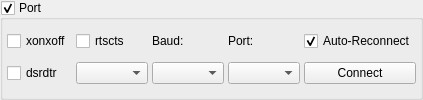
     <widget class="CollapsingGroupBox" name="groupBox_2">
      <property name="title">
       <string>Port</string>
      </property>
      <property name="checkable">
       <bool>true</bool>
      </property>
      <layout class="QGridLayout" name="gridLayout_3">
       <property name="leftMargin">
        <number>4</number>
       </property>
       <property name="topMargin">
        <number>4</number>
       </property>
       <property name="rightMargin">
        <number>4</number>
       </property>
       <property name="bottomMargin">
        <number>4</number>
       </property>
       <property name="spacing">
        <number>4</number>
       </property>
       <item row="0" column="4">
        <widget class="QCheckBox" name="checkBox_auto_reconnect">
         <property name="text">
          <string>Auto-Reconnect</string>
         </property>
         <property name="checked">
          <bool>true</bool>
         </property>
        </widget>
       </item>
       <item row="0" column="1">
        <widget class="QCheckBox" name="checkBox_rtscts">
         <property name="text">
          <string>rtscts</string>
         </property>
        </widget>
       </item>
       <item row="1" column="4">
        <widget class="QPushButton" name="pushButton_connect">
         <property name="text">
          <string>Connect</string>
         </property>
        </widget>
       </item>
       <item row="1" column="1">
        <widget class="QComboBox" name="comboBox_parity">
         <property name="toolTip">
          <string>Select Parity </string>
         </property>
        </widget>
       </item>
       <item row="0" column="0">
        <widget class="QCheckBox" name="checkBox_xonxoff">
         <property name="text">
          <string>xonxoff</string>
         </property>
        </widget>
       </item>
       <item row="0" column="2">
        <widget class="QLabel" name="label_2">
         <property name="text">
          <string>Baud:</string>
         </property>
        </widget>
       </item>
       <item row="1" column="0">
        <widget class="QCheckBox" name="checkBox_dsrdtr">
         <property name="text">
          <string>dsrdtr</string>
         </property>
        </widget>
       </item>
       <item row="1" column="3">
        <widget class="QComboBox" name="comboBox_port">
         <property name="sizePolicy">
          <sizepolicy hsizetype="MinimumExpanding" vsizetype="Fixed">
           <horstretch>0</horstretch>
           <verstretch>0</verstretch>
          </sizepolicy>
         </property>
         <property name="toolTip">
          <string>List of availiable ports</string>
         </property>
        </widget>
       </item>
       <item row="0" column="3">
        <widget class="QLabel" name="label_port">
         <property name="text">
          <string>Port: </string>
         </property>
        </widget>
       </item>
       <item row="1" column="2">
        <widget class="QComboBox" name="comboBox_baud">
         <property name="toolTip">
          <string>Select Baud Rate (bps)</string>
         </property>
        </widget>
       </item>
      </layout>
     </widget>
